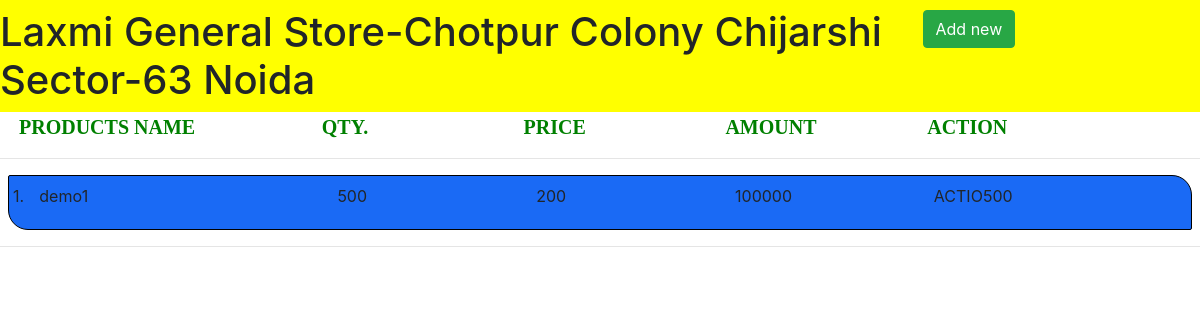
Screenshot of /tr with the database file from the repository.
### KhataApp/models.py (models this page shows, shortened)
class shop_products(models.Model):
    product_name=models.CharField(max_length=50)
    quantity=models.IntegerField()
    price=models.IntegerField()
    amount=models.IntegerField()

### KhataApp/views.py (the view)
# urls.py: path('tr',views.tr,name="tr"),
def tr(request):
    p=shop_products.objects.all()
    params1={"param": p}
    return render(request,"try.html",params1)

### KhataApp/templates/try.html (shortened to what this page needs)
{% extends "basic.html" %}
{% block block_body %}
<div id="design" class="row ml-1">
    <div class="col-sm-3 col-md-3 col-lg-3 col-xs-3">PRODUCTS NAME</div>
    <div class="col-sm-2 col-md-2 col-lg-2 col-xs-2">QTY.</div>
    <div class="col-sm-2 col-md-2 col-lg-2 col-xs-2">PRICE</div>
    <div class="col-sm-2 col-md-2 col-lg-2 col-xs-2">AMOUNT</div>
    <div class="col-sm-2 col-md-2 col-lg-2 col-xs-2">ACTION</div>
</div>
<hr/>
{%for i in param|slice:"0:"%}
<div  id="Border" class="pt-2 ml-2 mr-2">
<div class="row ml-1">
    {{ forloop.counter }}.
    <div id="p_name" class="col-sm-3 col-md-3 col-lg-3 col-xs-3">{{i.product_name}}</div>
    <div class="col-sm-2 col-md-2 col-lg-2 col-xs-2">{{i.quantity}}</div>
    <div class="col-sm-2 col-md-2 col-lg-2 col-xs-2">{{i.price}}</div>
    <div class="col-sm-2 col-md-2 col-lg-2 col-xs-2">{{i.amount}}</div>
        <div class="col-sm-2 col-md-2 col-lg-2 col-xs-2">ACTIO500</div>
</div>
</div>
<hr>
{% endfor %}
{% endblock %}

### rows the page displays
shop_products: product_name "demo1", quantity "500", price "200", amount "100000"
